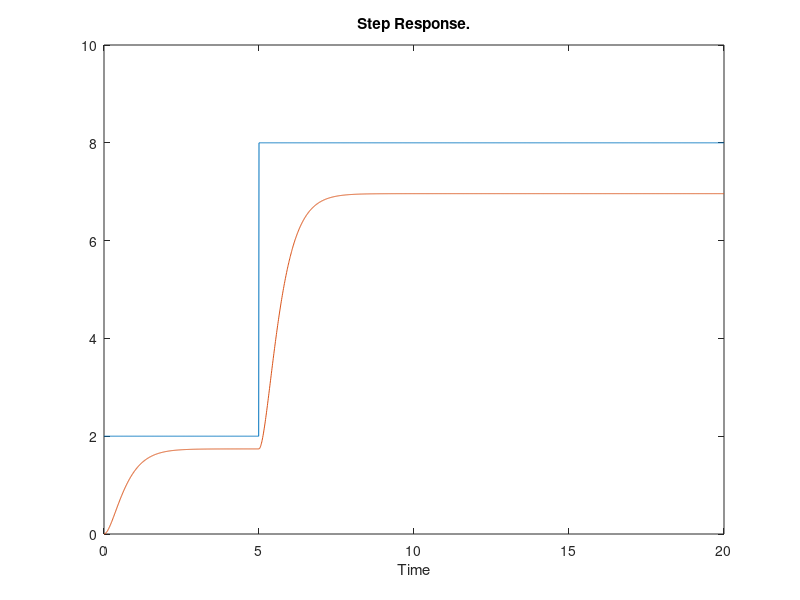
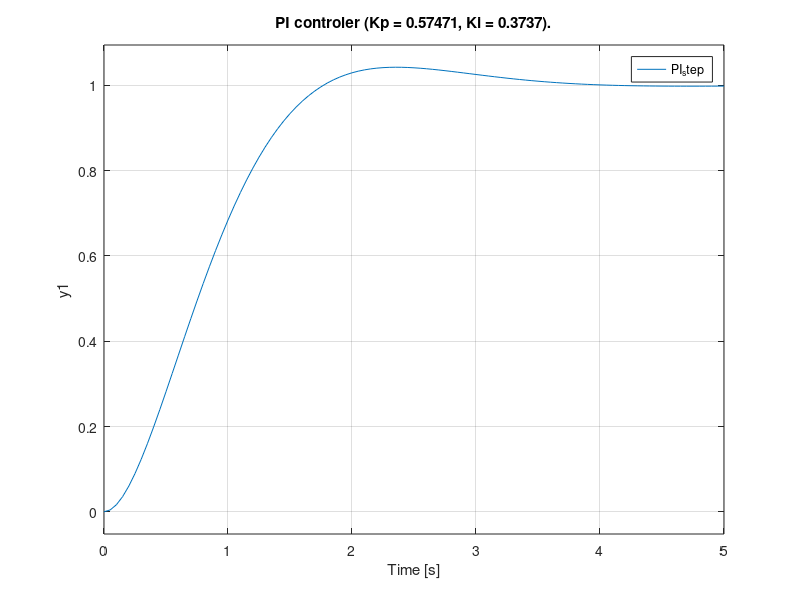
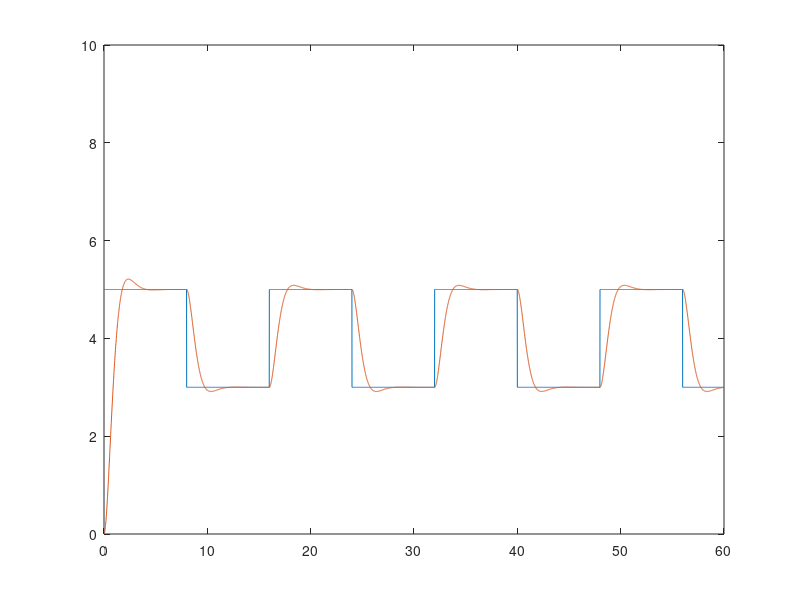

Here is the MATLAB script that generated these plots, in order:
clear all
close all
clc
Ks = 0.87;
Te = 0.1;  %tu
Tb = 1.12;  %tg

T1 = 0.37*Tb;
T2 = 3.33*Te;

sys  = Ks * tf(1, [T1 1]) * tf(1, [T2 1])

% Step response

figure('Name','Transfer function')
% [y,t] = step(sys);
t=0:0.01:20;
for k=1:length(t)
    if(t(k)<5)
        y(k) = 2;
    else
        y(k) = 8;
    end
end
plot(t, y);
hold on
st = lsim(sys,y,t);
plot(t, st);
title('Step Response.');
xlabel('Time'); 
axis([0 20 0 10])
hold off

        % PI contoller with Tsum method
%///Parameters
disp('pi')
Kp = 0.5/Ks;
Ti = 0.5*(T1+T2);
%\\\
figure('Name','PI controller')
PID_controller = pidstd(Kp, Ti);
m = feedback(PID_controller*sys,1);
step(m)
title(['PI controler (Kp = ' num2str(Kp) ', Ki = ' num2str(Ti)  ').']);
legend('PI_step')


% Step response for rpm control with Tsum method
f = 1/16;
t1=0:0.01:60;
pulse = 2*square(2*pi*f*t1)/2 + 4;
figure
plot(t1, pulse)
axis([0 60 0 10])
hold on
resp = lsim(m,pulse,t1);
plot(t1, resp) 
e = resp - (pulse.');

% Errors
iea = trapz(t1,abs(e));          % IAE trapz=numerical integration 
ise = trapz(t1,e.^2);            % ISE 
itae = trapz(t1, t1'.*abs(e));     % ITAE
itse = trapz(t1,t1'.*(e.^2));      % ITSE

